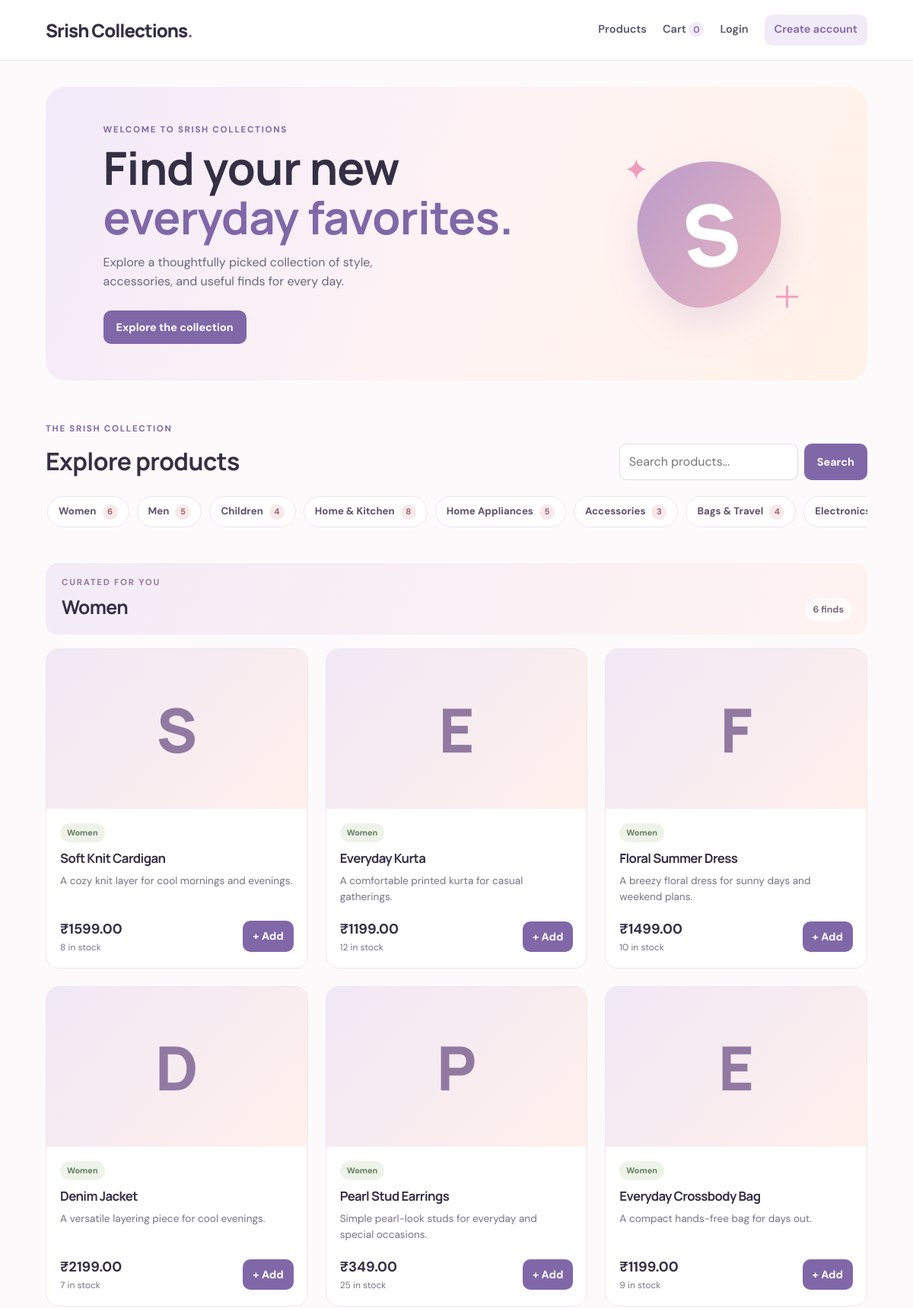
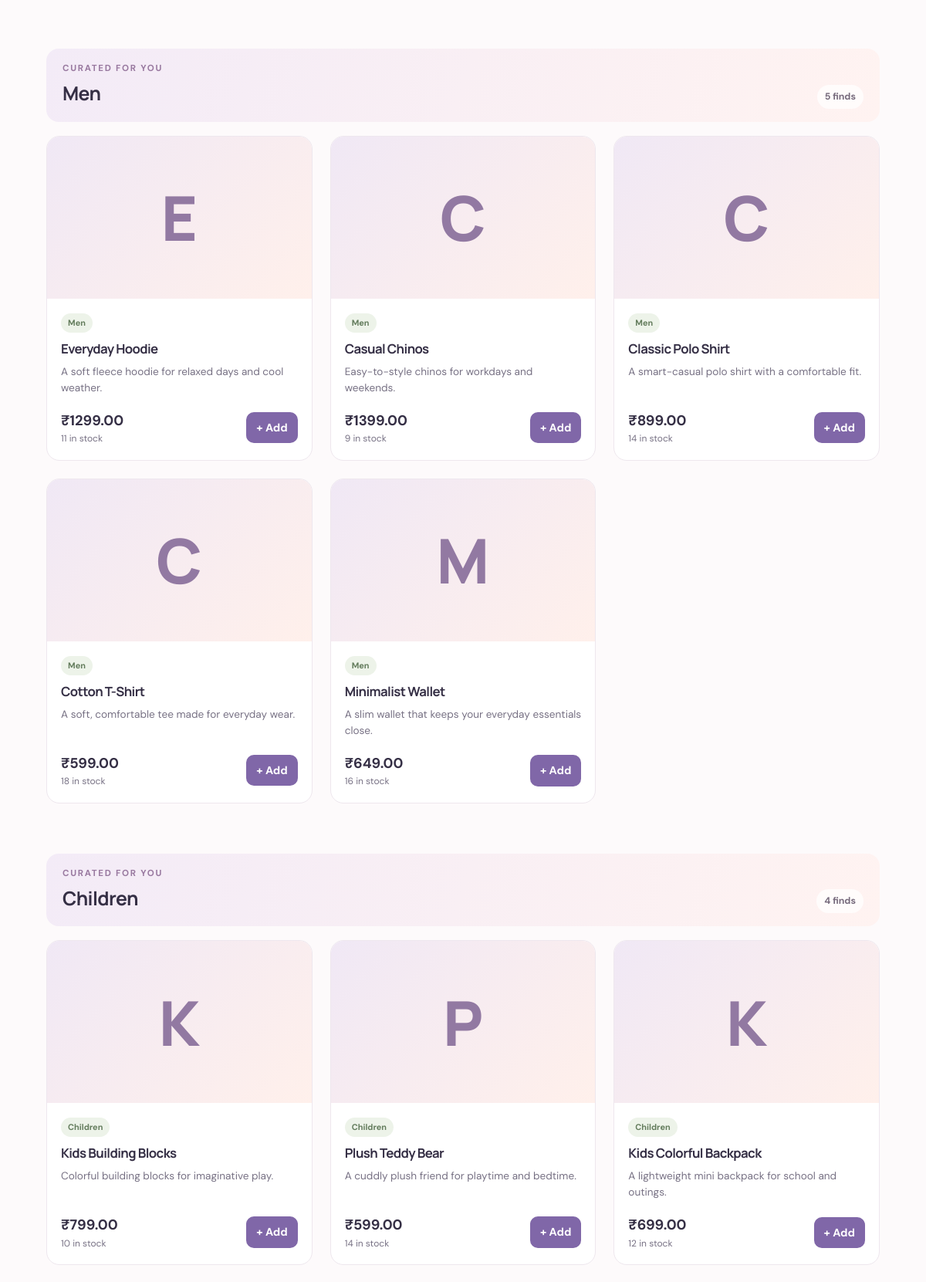
The page / (upper part) on the database its author committed (2 pictures, top to bottom).
### tables this page shows
CREATE TABLE products (
                id INTEGER PRIMARY KEY AUTOINCREMENT,
                name TEXT NOT NULL,
                description TEXT NOT NULL DEFAULT '',
                price REAL NOT NULL CHECK(price >= 0),
                stock INTEGER NOT NULL DEFAULT 0 CHECK(stock >= 0),
                image_url TEXT NOT NULL DEFAULT ''
            , category TEXT NOT NULL DEFAULT 'Other');

### app.py (the view)
@app.route("/")
def index():
    search = request.args.get("q", "").strip()
    with get_db() as db:
        if search:
            products = db.execute(
                """SELECT * FROM products
                   WHERE name LIKE ? OR description LIKE ? OR category LIKE ?
                   ORDER BY id DESC""",
                (f"%{search}%", f"%{search}%", f"%{search}%"),
            ).fetchall()
        else:
            products = db.execute("SELECT * FROM products ORDER BY id DESC").fetchall()
    products_by_category = {
        category: [product for product in products if product["category"] == category]
        for category in PRODUCT_CATEGORIES
    }
    return render_template(
        "index.html",
        products_by_category=products_by_category,
        search=search,
        products_count=len(products),
    )

### app.py (called while the page is built)
@app.context_processor
def inject_common_values():
    return {"cart_count": sum(int(qty) for qty in session.get("cart", {}).values())}

### database.py (called while the page is built)
@contextmanager
def get_db():
    connection = sqlite3.connect(DATABASE)
    connection.row_factory = sqlite3.Row
    connection.execute("PRAGMA foreign_keys = ON")
    try:
        yield connection
        connection.commit()
    except Exception:
        connection.rollback()
        raise
    finally:
        connection.close()

### templates/index.html (shortened to what this page needs)
{% extends "base.html" %}
{% block content %}
<section class="hero">
  <div>
    <p class="eyebrow">WELCOME TO SRISH COLLECTIONS</p>
    <h1>Find your new<br><span>everyday favorites.</span></h1>
    <p class="hero-copy">Explore a thoughtfully picked collection of style, accessories, and useful finds for every day.</p>
    <a class="button primary" href="#catalog">Explore the collection</a>
  </div>
  <div class="hero-art" aria-hidden="true"><span>✦</span><div class="hero-circle">S</div><span>＋</span></div>
</section>
<section id="catalog" class="section-heading">
  <div><p class="eyebrow">THE SRISH COLLECTION</p><h2>Explore products</h2></div>
  <form class="search-form" method="get" action="{{ url_for('index') }}">
    <input name="q" value="{{ search }}" placeholder="Search products..." aria-label="Search products">
    <button class="button primary" type="submit">Search</button>
  </form>
</section>
{% if products_count %}
<nav class="category-nav" aria-label="Shop by category">
  {% for category, category_products in products_by_category.items() %}
    {% if category_products %}
      <a href="#category-{{ loop.index }}">{{ category }} <span>{{ category_products|length }}</span></a>
    {% endif %}
  {% endfor %}
</nav>
{% for category, category_products in products_by_category.items() %}
  {% if category_products %}
  <section class="category-section" id="category-{{ loop.index }}">
    <div class="category-heading">
      <div><p class="eyebrow">CURATED FOR YOU</p><h2>{{ category }}</h2></div>
      <span class="category-count">{{ category_products|length }} finds</span>
    </div>
    <div class="product-grid">
      {% for product in category_products %}
      <article class="product-card">
        <div class="product-image-wrap">
          <div class="image-fallback" {% if product.image_url %}style="display:none"{% endif %}>{{ product.name[0] }}</div>
        </div>
        <div class="product-info">
          <span class="product-category">{{ product.category }}</span>
          <h3>{{ product.name }}</h3>
          <p class="product-description">{{ product.description }}</p>
          <div class="product-bottom">
            <div><strong class="price">₹{{ "%.2f"|format(product.price) }}</strong><small>{{ product.stock }} in stock</small></div>
            <form method="post" action="{{ url_for('add_to_cart', product_id=product.id) }}">
              <button class="button primary add-button" {% if product.stock == 0 %}disabled{% endif %}>+ Add</button>
            </form>
          </div>
        </div>
      </article>
      {% endfor %}
    </div>
  </section>
  {% endif %}
{% endfor %}
{% else %}
<div class="empty-state"><h3>No products found</h3><p>Try a different search term.</p><a href="{{ url_for('index') }}">Show all products</a></div>
{% endif %}
{% endblock %}

### rows shown on the page
products: name "S", category "Women", name "Soft Knit Cardigan", description "A cozy knit layer for cool mornings and evenings.", price "1599.00", stock "8"
products: name "E", category "Women", name "Everyday Kurta", description "A comfortable printed kurta for casual gatherings.", price "1199.00", stock "12"
products: name "F", category "Women", name "Floral Summer Dress", description "A breezy floral dress for sunny days and weekend plans.", price "1499.00", stock "10"
products: name "D", category "Women", name "Denim Jacket", description "A versatile layering piece for cool evenings.", price "2199.00", stock "7"
products: name "P", category "Women", name "Pearl Stud Earrings", description "Simple pearl-look studs for everyday and special occasions.", price "349.00", stock "25"
products: name "E", category "Women", name "Everyday Crossbody Bag", description "A compact hands-free bag for days out.", price "1199.00", stock "9"
products: name "E", category "Men", name "Everyday Hoodie", description "A soft fleece hoodie for relaxed days and cool weather.", price "1299.00", stock "11"
products: name "C", category "Men", name "Casual Chinos", description "Easy-to-style chinos for workdays and weekends.", price "1399.00", stock "9"
products: name "C", category "Men", name "Classic Polo Shirt", description "A smart-casual polo shirt with a comfortable fit.", price "899.00", stock "14"
products: name "C", category "Men", name "Cotton T-Shirt", description "A soft, comfortable tee made for everyday wear.", price "599.00", stock "18"
products: name "M", category "Men", name "Minimalist Wallet", description "A slim wallet that keeps your everyday essentials close.", price "649.00", stock "16"
products: name "K", category "Children", name "Kids Building Blocks", description "Colorful building blocks for imaginative play.", price "799.00", stock "10"
products: name "P", category "Children", name "Plush Teddy Bear", description "A cuddly plush friend for playtime and bedtime.", price "599.00", stock "14"
products: name "K", category "Children", name "Kids Colorful Backpack", description "A lightweight mini backpack for school and outings.", price "699.00", stock "12"

### other values the page prints
{{ cart_count }} "0"
{{ category }} "Women" "Men" "Children" "Home & Kitchen" "Home Appliances" "Accessories" "Bags & Travel"
{{ category_products|length }} "6" "5" "4" "8" "5" "3" "4"
{{ category }} "Women" "Men" "Children"
{{ category_products|length }} "6" "5" "4"
